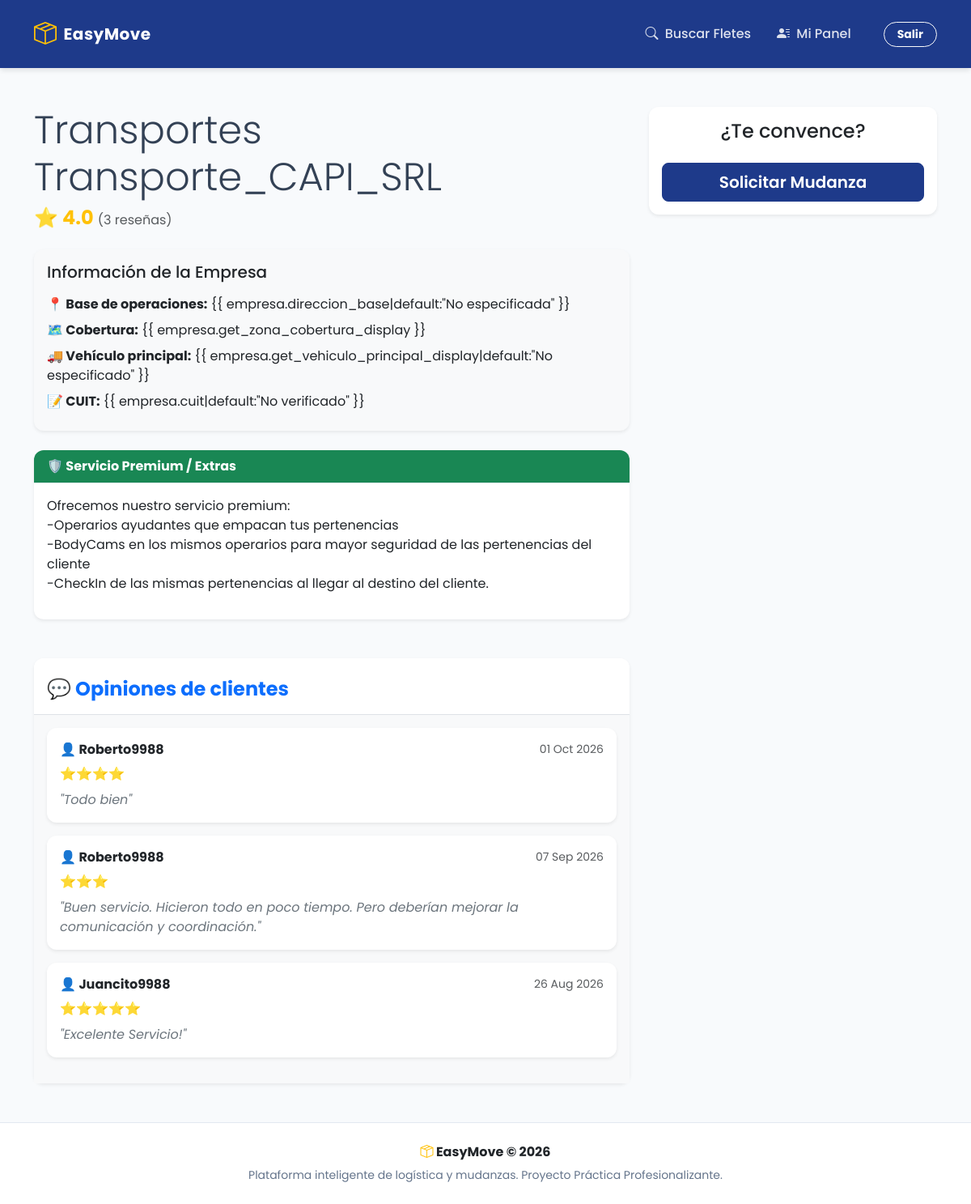
/empresa/2/ (signed in), run on the app's committed database.
### core/models.py (models this page shows, shortened)
class Usuario(AbstractUser):
    TIPOS_DE_ROL = (
        ('CLIENTE', 'Me quiero mudar'),
        ('EMPRESA', 'Realizo mudanzas'),
    )
    rol = models.CharField(max_length=10, choices=TIPOS_DE_ROL, default='CLIENTE')
    reputacion = models.DecimalField(max_digits=3, decimal_places=1, default=5.0)
    ZONAS_COBERTURA = (
        ('SOLO_CABA', 'Solo Capital Federal'),
        ('SOLO_PBA', 'Solo Provincia de Buenos Aires'),
        ('CABA_A_PBA', 'Capital Federal a Provincia'),
        ('PBA_A_CABA', 'Provincia a Capital Federal'),
        ('TODAS', 'CABA y Provincia (Ambos sentidos)'),
    )
    zona_cobertura = models.CharField(max_length=20, choices=ZONAS_COBERTURA, default='TODAS')
    ofrece_embalaje_seguro = models.BooleanField(default=False, help_text="Incluye operarios con bodycam y registro de cajas")
    descripcion_servicio_premium = models.TextField(
    blank=True,
    null=True,
    help_text="Describe qué incluye tu servicio extra"
)
    cuit = models.CharField(max_length=11, blank=True, null=True, help_text="Solo números, sin guiones")
    telefono = models.CharField(max_length=20, blank=True, null=True)
    direccion_base = models.CharField(max_length=255, blank=True, null=True)
    TIPO_FLOTA = (
        ('FURGON', 'Furgón (Ej: Kangoo, Partner)'),
        ('CAMIONETA', 'Camioneta (Ej: F-100, Hilux)'),
        ('CAMION_CHICO', 'Camión Liviano (Ej: 350)'),
        ('CAMION_MUDANZA', 'Camión de Mudanza Grande'),
    )
    vehiculo_principal = models.CharField(max_length=20, choices=TIPO_FLOTA, blank=True, null=True)
    tiene_seguro = models.BooleanField(default=False, help_text="¿Cuenta con seguro de carga?")
    cubre_caba = models.BooleanField(default=True, verbose_name="Solo CABA")
    cubre_amba = models.BooleanField(default=True, verbose_name="AMBA (Conurbano)")
    cubre_resto_pba = models.BooleanField(default=False, verbose_name="Resto de PBA (Ej: La Plata, Costa)")
    cubre_interior = models.BooleanField(default=False, verbose_name="Interior del País")

class Resena(models.Model):
    mudanza = models.OneToOneField(Mudanza, on_delete=models.CASCADE, related_name='resena')
    empresa = models.ForeignKey(Usuario, on_delete=models.CASCADE, related_name='resenas_recibidas')
    cliente = models.ForeignKey(Usuario, on_delete=models.CASCADE, related_name='resenas_dadas')
    calificacion = models.IntegerField(choices=[
        (5, '⭐⭐⭐⭐⭐ - Excelente'),
        (4, '⭐⭐⭐⭐ - Muy Bueno'),
        (3, '⭐⭐⭐ - Bueno'),
        (2, '⭐⭐ - Regular'),
        (1, '⭐ - Malo')
    ])
    comentario = models.TextField(blank=True, null=True)
    fecha_creacion = models.DateTimeField(auto_now_add=True)

### core/views.py (the view)
# urls.py: path('empresa/<int:empresa_id>/', views.perfil_empresa, name='perfil_empresa'),
def perfil_empresa(request, empresa_id):
    empresa = get_object_or_404(Usuario, id=empresa_id, rol='EMPRESA')
    resenas = empresa.resenas_recibidas.all().order_by('-fecha_creacion')
    promedio = resenas.aggregate(Avg('calificacion'))['calificacion__avg']
    if promedio is not None:
        promedio = round(promedio, 1)
    else:
        promedio = 0
    return render(request, 'core/perfil_empresa.html', {
        'empresa': empresa,
        'resenas': resenas,      # Pasamos la lista de comentarios al HTML
        'promedio': promedio,    # Pasamos el número promedio al HTML
    })

### core/templates/core/perfil_empresa.html (shortened to what this page needs)
{% extends 'core/base.html' %} {% block content %}
<div class="container mt-5">
  <div class="row">
    <div class="col-md-8">
      <h2 class="display-5 text-capitalize">
        Transportes {{ empresa.username }}
      </h2>
      <div class="mb-4">
        {% if promedio > 0 %}
        <h4 class="text-warning mb-0 fw-bold">
          ⭐ {{ promedio }}
          <span class="text-muted fs-6 fw-normal"
            >({{ resenas.count }} reseñas)</span
          >
        </h4>
        {% else %}
        <span class="badge bg-secondary">Aún no tiene reseñas</span>
        {% endif %}
      </div>
      <div class="card mb-4 shadow-sm border-0 bg-light mt-3">
        <div class="card-body">
          <h5 class="mb-3">Información de la Empresa</h5>
          <ul class="list-unstyled mb-0">
            <li class="mb-2">
              <strong>📍 Base de operaciones:</strong> {{
              empresa.direccion_base|default:"No especificada" }}
            </li>
            <li class="mb-2">
              <strong>🗺️ Cobertura:</strong> {{
              empresa.get_zona_cobertura_display }}
            </li>
            <li class="mb-2">
              <strong>🚚 Vehículo principal:</strong> {{
              empresa.get_vehiculo_principal_display|default:"No especificado"
              }}
            </li>
            <li class="mb-2">
              <strong>📝 CUIT:</strong> {{ empresa.cuit|default:"No verificado"
              }}
            </li>
          </ul>
        </div>
      </div>
      {% if empresa.ofrece_embalaje_seguro %}
      <div class="card border-success mb-4 shadow-sm">
        <div class="card-header bg-success text-white fw-bold">
          🛡️ Servicio Premium / Extras
        </div>
        <div class="card-body">
          <p class="mb-0">
            {{ empresa.descripcion_servicio_premium|linebreaks }}
          </p>
        </div>
      </div>
      {% endif %}
      <div class="card shadow-sm border-0 mt-5 mb-5">
        <div class="card-header bg-white border-bottom pt-4 pb-3">
          <h4 class="fw-bold text-primary mb-0">💬 Opiniones de clientes</h4>
        </div>
        <div class="card-body bg-light">
          {% for resena in resenas %}
          <div class="card mb-3 border-0 shadow-sm">
            <div class="card-body">
              <div
                class="d-flex justify-content-between align-items-center mb-2"
              >
                <h6 class="fw-bold mb-0 text-dark">
                  👤 {{ resena.cliente.username }}
                </h6>
                <small class="text-muted"
                  >{{ resena.fecha_creacion|date:"d M Y" }}</small
                >
              </div>
              <div class="text-warning mb-2 fs-6">
                {% if resena.calificacion == 5 %}⭐⭐⭐⭐⭐{% endif %}
                {% if resena.calificacion == 4 %}⭐⭐⭐⭐{% endif %}
                {% if resena.calificacion == 3 %}⭐⭐⭐{% endif %}
              </div>
              {% if resena.comentario %}
              <p class="mb-0 text-secondary" style="font-style: italic">
                "{{ resena.comentario }}"
              </p>
              {% endif %}
            </div>
          </div>
          {% empty %}
          <p class="text-muted text-center my-4">
            Nadie ha comentado todavía. ¡Sé el primero en solicitar un viaje y
            dejar tu opinión!
          </p>
          {% endfor %}
        </div>
      </div>
    </div>
    <div class="col-md-4">
      <div class="card shadow-sm sticky-top" style="top: 20px">
        <div class="card-body text-center">
          <h4 class="card-title mb-4">¿Te convence?</h4>
          <a
            href="{% url 'solicitar_mudanza' empresa.id %}"
            class="btn btn-primary btn-lg w-100"
            >Solicitar Mudanza</a
          >
        </div>
      </div>
    </div>
  </div>
</div>
{% endblock %}

### core/templates/core/base.html (style rules this page uses)
:root { --em-primary: #1e3a8a; --em-secondary: #f59e0b; --em-bg-light: #f8fafc; }
body { font-family: "Poppins", sans-serif; background-color: var(--em-bg-light); color: #334155; }
.btn-primary { background-color: var(--em-primary); border-color: var(--em-primary); border-radius: 8px; font-weight: 600; transition: all 0.3s; }
.card { border: none; border-radius: 12px; box-shadow: 0 4px 6px -1px rgba(0, 0, 0, 0.05), 0 2px 4px -1px rgba(0, 0, 0, 0.03); transition: transform 0.2s ease-in-out; }
.card-header { border-top-left-radius: 12px !important; border-top-right-radius: 12px !important; background-color: white; border-bottom: 1px solid #e2e8f0; }

### data on the page
Usuario: username "Transporte_CAPI_SRL", descripcion_servicio_premium "Ofrecemos nuestro servicio premium: -Operarios ayudantes que empacan tus pertenencias -BodyCams en los mismos operarios para mayor seguridad de las pertenencias del cliente -CheckIn de las mismas pertenencias al llegar al destino del cliente."
Resena: cliente.username "Roberto9988", fecha_creacion "01 Oct 2026", comentario "Todo bien"
Resena: cliente.username "Roberto9988", fecha_creacion "07 Sep 2026", comentario "Buen servicio. Hicieron todo en poco tiempo. Pero deberían mejorar la comunicación y coordinación."
Resena: cliente.username "Juancito9988", fecha_creacion "26 Aug 2026", comentario "Excelente Servicio!"

### other printed values
{{ promedio }} "4.0"
{{ resenas.count }} "3"
